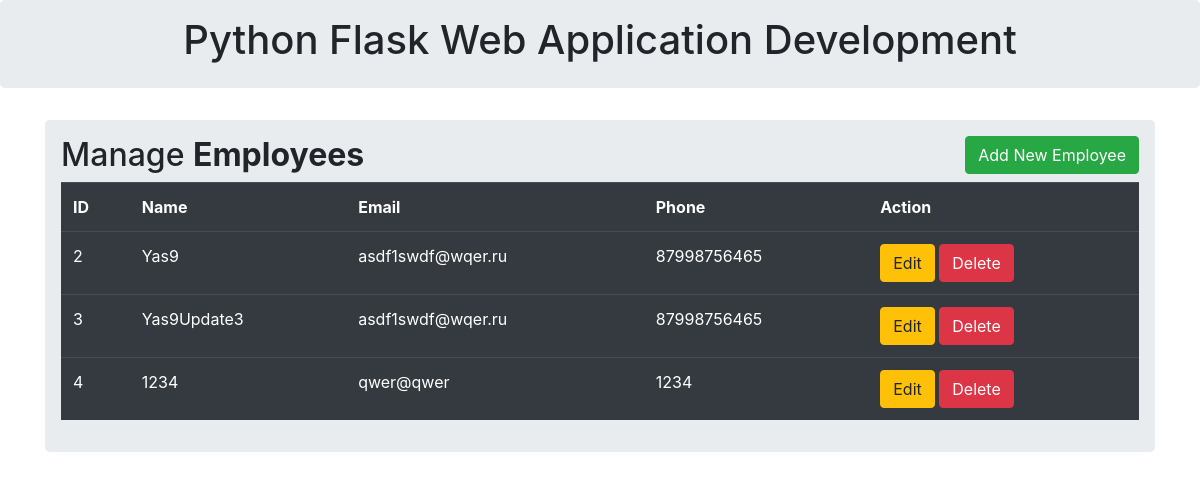
Before: / with the older database file.
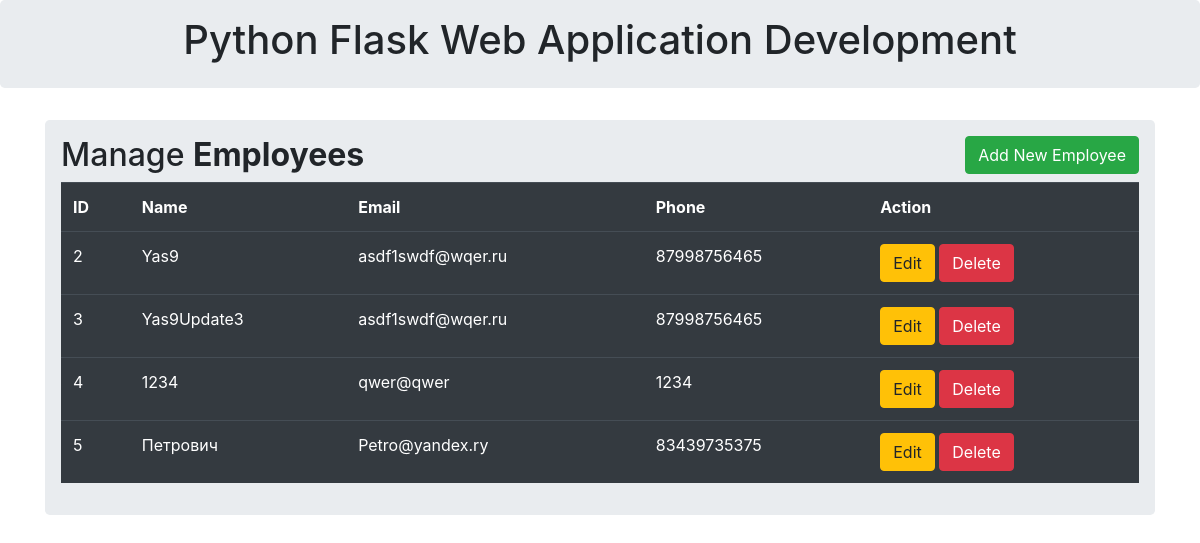
After: the same page with the newer database file.
### models.py (models this page shows)
class Employees(db.Model):
    id = db.Column(db.Integer, primary_key=True)
    name = db.Column(db.String(50))
    email = db.Column(db.String(100))
    phone = db.Column(db.String(20))

### routes.py (the view)
@app.route('/')
def index():
    employees = Employees.query.all()
    return render_template('index.html', employees=employees)

### templates/index.html (shortened to what this page needs)
{% extends 'base.html' %}
{% block body %}
<div class="jumbotron p-3">
    <div class="well text-center">
        <h1>Python Flask Web Application Development</h1>
    </div>
</div>
<div class="container">
    <div class="row">
        <div class="col md-12">
            <div class="jumbotron p-3">
                <h2>Manage <b>Employees</b> <button type="button" class="btn btn-success float-right"
                data-toggle="modal" data-target="#mymodal">Add New Employee</button></h2>
                <table class="table table-hover table-dark">
                    <tr>
                        <th>ID</th>
                        <th>Name</th>
                        <th>Email</th>
                        <th>Phone</th>
                        <th>Action</th>
                    </tr>
                    {% for row in employees %}
                    <tr>
                        <td>{{row.id}}</td>
                        <td>{{row.name}}</td>
                        <td>{{row.email}}</td>
                        <td>{{row.phone}}</td>
                        <td>
                            <a href="/update/{{row.id}}" class="btn btn-warning btn-xs" data-toggle="modal" data-target="#modaledit{{row.id}}">Edit</a>
                            <a href="/delete/{{row.id}}" class="btn btn-danger btn-xs" onclick="return confirm('Are you sure you want to delete?')">Delete</a>
                        </td>
                    </tr>
                    {% endfor %}
                </table>
            </div>
        </div>
    </div>
</div>
{% endblock %}

### templates/base.html (shortened to what this page needs)
<!DOCTYPE html>
<html lang="en">
<head>
    <link href="{{url_for('static', filename='css/bootstrap.min.css')}}" rel="stylesheet"/>
</head>
<body>
{% block body %} {% endblock %}
</body>
</html>

Changed rows visible on the page:
added Employees: id "5", name "Петрович", email "Petro@yandex.ry", phone "83439735375"
